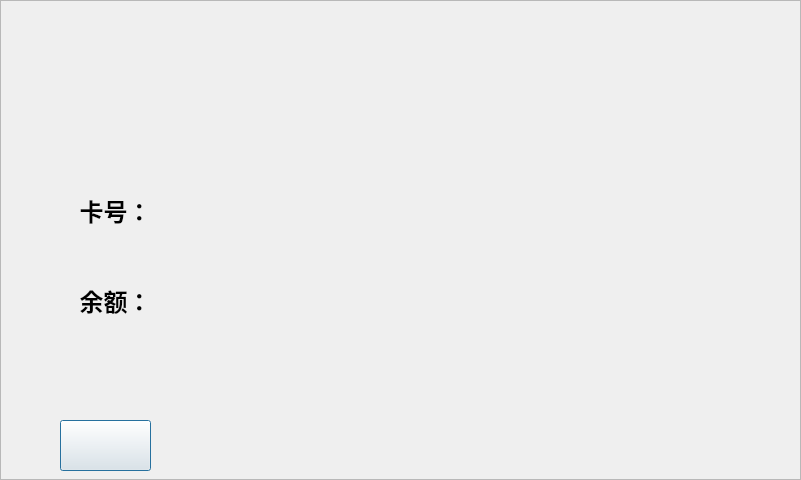
<?xml version="1.0" encoding="UTF-8"?>
<ui version="4.0">
 <class>p18_cardinquery_dialog</class>
 <widget class="QDialog" name="p18_cardinquery_dialog">
  <property name="geometry">
   <rect>
    <x>0</x>
    <y>0</y>
    <width>801</width>
    <height>480</height>
   </rect>
  </property>
  <property name="windowTitle">
   <string>Dialog</string>
  </property>
  <widget class="QFrame" name="frame">
   <property name="geometry">
    <rect>
     <x>0</x>
     <y>0</y>
     <width>801</width>
     <height>480</height>
    </rect>
   </property>
   <property name="styleSheet">
    <string notr="true">background-image: url(:/new/prefix/pic_resource/interface/interface_05.png);</string>
   </property>
   <property name="frameShape">
    <enum>QFrame::StyledPanel</enum>
   </property>
   <property name="frameShadow">
    <enum>QFrame::Raised</enum>
   </property>
   <widget class="QLabel" name="label_card_number">
    <property name="geometry">
     <rect>
      <x>70</x>
      <y>190</y>
      <width>91</width>
      <height>41</height>
     </rect>
    </property>
    <property name="font">
     <font>
      <pointsize>18</pointsize>
      <weight>75</weight>
      <bold>true</bold>
     </font>
    </property>
    <property name="autoFillBackground">
     <bool>false</bool>
    </property>
    <property name="styleSheet">
     <string notr="true">border-image: url(:/new/prefix/pic_resource/otherwidget/button_1.png);</string>
    </property>
    <property name="text">
     <string>卡号：</string>
    </property>
    <property name="alignment">
     <set>Qt::AlignCenter</set>
    </property>
   </widget>
   <widget class="QLabel" name="label_left_money">
    <property name="geometry">
     <rect>
      <x>70</x>
      <y>280</y>
      <width>91</width>
      <height>41</height>
     </rect>
    </property>
    <property name="font">
     <font>
      <pointsize>18</pointsize>
      <weight>75</weight>
      <bold>true</bold>
     </font>
    </property>
    <property name="styleSheet">
     <string notr="true">border-image: url(:/new/prefix/pic_resource/otherwidget/button_1.png);</string>
    </property>
    <property name="text">
     <string>余额：</string>
    </property>
    <property name="alignment">
     <set>Qt::AlignCenter</set>
    </property>
   </widget>
   <widget class="QPushButton" name="ptn_return">
    <property name="geometry">
     <rect>
      <x>60</x>
      <y>420</y>
      <width>91</width>
      <height>51</height>
     </rect>
    </property>
    <property name="styleSheet">
     <string notr="true">border-image: url(:/new/prefix/pic_resource/otherwidget/return.png);
</string>
    </property>
    <property name="text">
     <string/>
    </property>
   </widget>
   <widget class="QFrame" name="frame_time">
    <property name="geometry">
     <rect>
      <x>470</x>
      <y>30</y>
      <width>311</width>
      <height>30</height>
     </rect>
    </property>
    <property name="styleSheet">
     <string notr="true">background-image: url(:/charway/pic_resource/chargeway/bluebkgd.png);</string>
    </property>
    <property name="frameShape">
     <enum>QFrame::NoFrame</enum>
    </property>
    <property name="frameShadow">
     <enum>QFrame::Raised</enum>
    </property>
    <widget class="QLabel" name="label_net">
     <property name="geometry">
      <rect>
       <x>10</x>
       <y>0</y>
       <width>25</width>
       <height>25</height>
      </rect>
     </property>
     <property name="styleSheet">
      <string notr="true">background-image: url(:/new/prefix/pic_resource/otherwidget/netstat_good.png);</string>
     </property>
     <property name="text">
      <string/>
     </property>
    </widget>
    <widget class="QLabel" name="label_sysdate">
     <property name="geometry">
      <rect>
       <x>50</x>
       <y>5</y>
       <width>131</width>
       <height>22</height>
      </rect>
     </property>
     <property name="palette">
      <palette>
       <active>
        <colorrole role="WindowText">
         <brush brushstyle="SolidPattern">
          <color alpha="255">
           <red>255</red>
           <green>255</green>
           <blue>255</blue>
          </color>
         </brush>
        </colorrole>
        <colorrole role="Text">
         <brush brushstyle="SolidPattern">
          <color alpha="255">
           <red>255</red>
           <green>255</green>
           <blue>255</blue>
          </color>
         </brush>
        </colorrole>
       </active>
       <inactive>
        <colorrole role="WindowText">
         <brush brushstyle="SolidPattern">
          <color alpha="255">
           <red>255</red>
           <green>255</green>
           <blue>255</blue>
          </color>
         </brush>
        </colorrole>
        <colorrole role="Text">
         <brush brushstyle="SolidPattern">
          <color alpha="255">
           <red>255</red>
           <green>255</green>
           <blue>255</blue>
          </color>
         </brush>
        </colorrole>
       </inactive>
       <disabled>
        <colorrole role="WindowText">
         <brush brushstyle="SolidPattern">
          <color alpha="255">
           <red>106</red>
           <green>104</green>
           <blue>100</blue>
          </color>
         </brush>
        </colorrole>
        <colorrole role="Text">
         <brush brushstyle="SolidPattern">
          <color alpha="255">
           <red>106</red>
           <green>104</green>
           <blue>100</blue>
          </color>
         </brush>
        </colorrole>
       </disabled>
      </palette>
     </property>
     <property name="font">
      <font>
       <pointsize>22</pointsize>
       <weight>50</weight>
       <bold>false</bold>
      </font>
     </property>
     <property name="styleSheet">
      <string notr="true">background-image: url(:/background/qrc/background/mainlab_phonenum.png);</string>
     </property>
     <property name="text">
      <string/>
     </property>
    </widget>
    <widget class="QLabel" name="label_systime">
     <property name="geometry">
      <rect>
       <x>190</x>
       <y>5</y>
       <width>110</width>
       <height>22</height>
      </rect>
     </property>
     <property name="palette">
      <palette>
       <active>
        <colorrole role="WindowText">
         <brush brushstyle="SolidPattern">
          <color alpha="255">
           <red>255</red>
           <green>255</green>
           <blue>255</blue>
          </color>
         </brush>
        </colorrole>
        <colorrole role="Text">
         <brush brushstyle="SolidPattern">
          <color alpha="255">
           <red>255</red>
           <green>255</green>
           <blue>255</blue>
          </color>
         </brush>
        </colorrole>
       </active>
       <inactive>
        <colorrole role="WindowText">
         <brush brushstyle="SolidPattern">
          <color alpha="255">
           <red>255</red>
           <green>255</green>
           <blue>255</blue>
          </color>
         </brush>
        </colorrole>
        <colorrole role="Text">
         <brush brushstyle="SolidPattern">
          <color alpha="255">
           <red>255</red>
           <green>255</green>
           <blue>255</blue>
          </color>
         </brush>
        </colorrole>
       </inactive>
       <disabled>
        <colorrole role="WindowText">
         <brush brushstyle="SolidPattern">
          <color alpha="255">
           <red>106</red>
           <green>104</green>
           <blue>100</blue>
          </color>
         </brush>
        </colorrole>
        <colorrole role="Text">
         <brush brushstyle="SolidPattern">
          <color alpha="255">
           <red>106</red>
           <green>104</green>
           <blue>100</blue>
          </color>
         </brush>
        </colorrole>
       </disabled>
      </palette>
     </property>
     <property name="font">
      <font>
       <pointsize>22</pointsize>
       <weight>50</weight>
       <bold>false</bold>
      </font>
     </property>
     <property name="styleSheet">
      <string notr="true">background-image: url(:/background/qrc/background/mainlab_phonenum.png);</string>
     </property>
     <property name="text">
      <string/>
     </property>
    </widget>
   </widget>
  </widget>
 </widget>
 <resources/>
 <connections/>
</ui>
